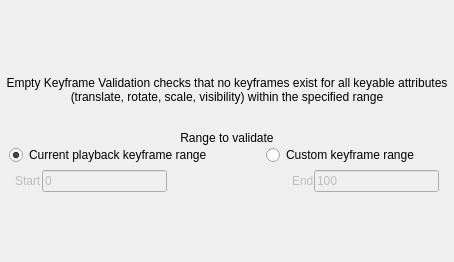
                 <widget class="QWidget" name="page_emptyKeyframe">
                  <property name="geometry">
                   <rect>
                    <x>0</x>
                    <y>0</y>
                    <width>454</width>
                    <height>262</height>
                   </rect>
                  </property>
                  <attribute name="label">
                   <string>Empty Keyframe Validation Settings</string>
                  </attribute>
                  <layout class="QVBoxLayout" name="verticalLayout_12">
                   <property name="spacing">
                    <number>0</number>
                   </property>
                   <property name="sizeConstraint">
                    <enum>QLayout::SetDefaultConstraint</enum>
                   </property>
                   <property name="leftMargin">
                    <number>5</number>
                   </property>
                   <property name="rightMargin">
                    <number>5</number>
                   </property>
                   <item>
                    <layout class="QVBoxLayout" name="skel_layout_2">
                     <property name="spacing">
                      <number>0</number>
                     </property>
                     <property name="sizeConstraint">
                      <enum>QLayout::SetMinimumSize</enum>
                     </property>
                     <item>
                      <layout class="QVBoxLayout" name="keyframe_layout_2" stretch="0,0,0,0,0">
                       <property name="spacing">
                        <number>0</number>
                       </property>
                       <property name="sizeConstraint">
                        <enum>QLayout::SetDefaultConstraint</enum>
                       </property>
                       <property name="bottomMargin">
                        <number>0</number>
                       </property>
                       <item>
                        <widget class="QLabel" name="label_2">
                         <property name="sizePolicy">
                          <sizepolicy hsizetype="Preferred" vsizetype="Fixed">
                           <horstretch>0</horstretch>
                           <verstretch>0</verstretch>
                          </sizepolicy>
                         </property>
                         <property name="text">
                          <string>Empty Keyframe Validation checks that no keyframes exist for all keyable attributes (translate, rotate, scale, visibility) within the specified range</string>
                         </property>
                         <property name="alignment">
                          <set>Qt::AlignCenter</set>
                         </property>
                         <property name="wordWrap">
                          <bool>true</bool>
                         </property>
                        </widget>
                       </item>
                       <item>
                        <spacer name="spacer_10">
                         <property name="orientation">
                          <enum>Qt::Vertical</enum>
                         </property>
                         <property name="sizeType">
                          <enum>QSizePolicy::Fixed</enum>
                         </property>
                         <property name="sizeHint" stdset="0">
                          <size>
                           <width>10</width>
                           <height>20</height>
                          </size>
                         </property>
                        </spacer>
                       </item>
                       <item>
                        <widget class="QLabel" name="label_range_2">
                         <property name="enabled">
                          <bool>true</bool>
                         </property>
                         <property name="sizePolicy">
                          <sizepolicy hsizetype="Preferred" vsizetype="Fixed">
                           <horstretch>0</horstretch>
                           <verstretch>0</verstretch>
                          </sizepolicy>
                         </property>
                         <property name="minimumSize">
                          <size>
                           <width>0</width>
                           <height>0</height>
                          </size>
                         </property>
                         <property name="font">
                          <font>
                           <kerning>true</kerning>
                          </font>
                         </property>
                         <property name="contextMenuPolicy">
                          <enum>Qt::NoContextMenu</enum>
                         </property>
                         <property name="statusTip">
                          <string/>
                         </property>
                         <property name="frameShape">
                          <enum>QFrame::NoFrame</enum>
                         </property>
                         <property name="text">
                          <string>Range to validate</string>
                         </property>
                         <property name="textFormat">
                          <enum>Qt::AutoText</enum>
                         </property>
                         <property name="scaledContents">
                          <bool>false</bool>
                         </property>
                         <property name="alignment">
                          <set>Qt::AlignBottom|Qt::AlignHCenter</set>
                         </property>
                         <property name="margin">
                          <number>5</number>
                         </property>
                         <property name="textInteractionFlags">
                          <set>Qt::NoTextInteraction</set>
                         </property>
                        </widget>
                       </item>
                       <item>
                        <layout class="QHBoxLayout" name="rangeOptions_2">
                         <property name="spacing">
                          <number>20</number>
                         </property>
                         <property name="bottomMargin">
                          <number>5</number>
                         </property>
                         <item alignment="Qt::AlignHCenter">
                          <widget class="QRadioButton" name="radio_emptyCurrentRange">
                           <property name="text">
                            <string>Current playback keyframe range</string>
                           </property>
                           <property name="checked">
                            <bool>true</bool>
                           </property>
                           <attribute name="buttonGroup">
                            <string notr="true">btnGrp_emptyKeyRange</string>
                           </attribute>
                          </widget>
                         </item>
                         <item alignment="Qt::AlignHCenter">
                          <widget class="QRadioButton" name="radio_emptyCustomRange">
                           <property name="text">
                            <string>Custom keyframe range</string>
                           </property>
                           <attribute name="buttonGroup">
                            <string notr="true">btnGrp_emptyKeyRange</string>
                           </attribute>
                          </widget>
                         </item>
                        </layout>
                       </item>
                       <item>
                        <layout class="QHBoxLayout" name="timerangeHorzLayout_2">
                         <property name="leftMargin">
                          <number>10</number>
                         </property>
                         <property name="rightMargin">
                          <number>10</number>
                         </property>
                         <item>
                          <widget class="QLabel" name="label_start_2">
                           <property name="enabled">
                            <bool>false</bool>
                           </property>
                           <property name="text">
                            <string>Start</string>
                           </property>
                          </widget>
                         </item>
                         <item>
                          <widget class="QLineEdit" name="input_emptyMinFrame">
                           <property name="enabled">
                            <bool>false</bool>
                           </property>
                           <property name="inputMask">
                            <string>#000000000</string>
                           </property>
                           <property name="text">
                            <string>0</string>
                           </property>
                           <property name="maxLength">
                            <number>10</number>
                           </property>
                           <property name="placeholderText">
                            <string>0</string>
                           </property>
                          </widget>
                         </item>
                         <item>
                          <spacer name="spacer_11">
                           <property name="orientation">
                            <enum>Qt::Horizontal</enum>
                           </property>
                           <property name="sizeHint" stdset="0">
                            <size>
                             <width>40</width>
                             <height>20</height>
                            </size>
                           </property>
                          </spacer>
                         </item>
                         <item>
                          <widget class="QLabel" name="label_end_2">
                           <property name="enabled">
                            <bool>false</bool>
                           </property>
                           <property name="text">
                            <string>End</string>
                           </property>
                          </widget>
                         </item>
                         <item>
                          <widget class="QLineEdit" name="input_emptyMaxFrame">
                           <property name="enabled">
                            <bool>false</bool>
                           </property>
                           <property name="inputMask">
                            <string>#000000000</string>
                           </property>
                           <property name="text">
                            <string>100</string>
                           </property>
                           <property name="placeholderText">
                            <string>100</string>
                           </property>
                          </widget>
                         </item>
                        </layout>
                       </item>
                      </layout>
                     </item>
                    </layout>
                   </item>
                  </layout>
                 </widget>
